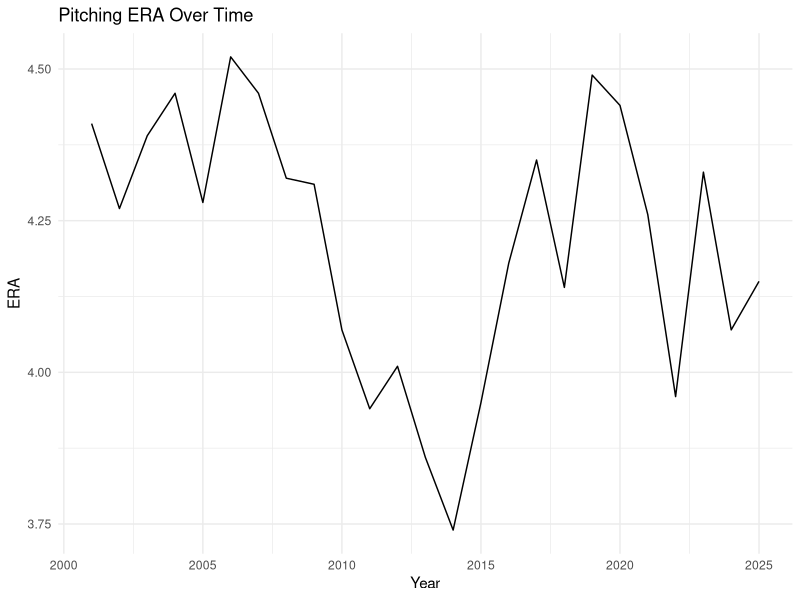

Generate this figure with R:
## ---- chunk 1
library(ggplot2)
library(dplyr)
pitchingData <- read.csv("PitchingData.csv")
## ---- chunk 2
era_mean <- mean(pitchingData$ERA)
era_median <- median(pitchingData$ERA)
era_sd <- sd(pitchingData$ERA)
## ---- chunk 3
ggplot(data = pitchingData, aes(x=Year,y=ERA)) +
  geom_line() +
  labs(title="Pitching ERA Over Time",
       x = "Year",
       y= "ERA") +
  theme_minimal()
## ---- chunk 4
summary_table <- pitchingData %>%
  group_by(pitchingData$PAge) %>%
  summarise(
    mean_col = mean(pitchingData$ERA),
    median_col = median(pitchingData$ERA),
    sd_col = sd(pitchingData$ERA),
    n_obs = n(),
    .groups = "drop"
  )
print(summary_table)
